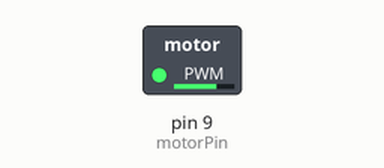
This sketch was run on a simulated Arduino Uno, built with avr-gcc and run on an emulated ATmega328P. On the bench: switched loads named in the sketch (green lamp = pin HIGH).

Above: at 0.1 s.
Timing chart, 0 to 1.6 s (numbered marks = the images above):
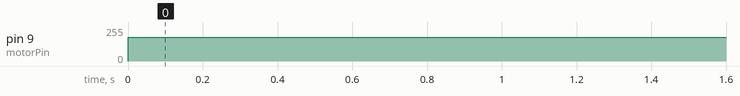

The sketch:

V6_Engine.ino
```cpp
// Simple V6 Engine Simulation

int motorPin = 9;

void setup() {
  pinMode(motorPin, OUTPUT);
}

void loop() {
  analogWrite(motorPin, 180);
}
```

Measured:
- by itself, pin 9 (motorPin): 0/255 → 180/255 at 0.00 s
